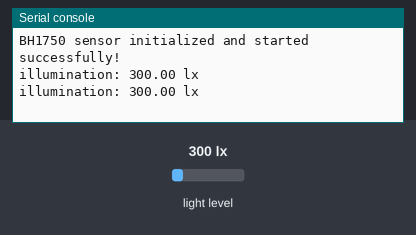
Recording of a program running on a simulated ESP32 board running MicroPython. On the bench: the last lines printed to the serial console. The test bench sets the inputs (shaded band); at power-on: light level 300 lx.

Above: at 1.3 s.
1.4 s: light level set to 40 lx
At 2.7 s:
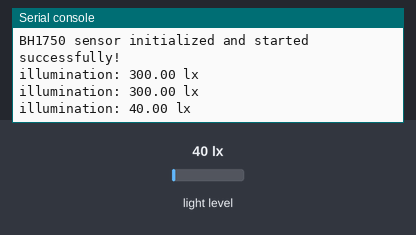
2.9 s: light level set to 500 lx
At 3.9 s:
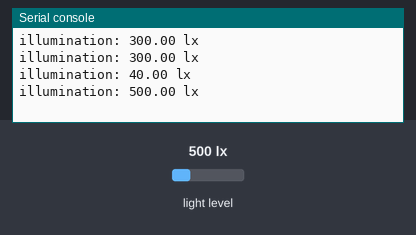
Timing chart, 0 to 5.9 s (numbered marks = the images above; inputs shaded):
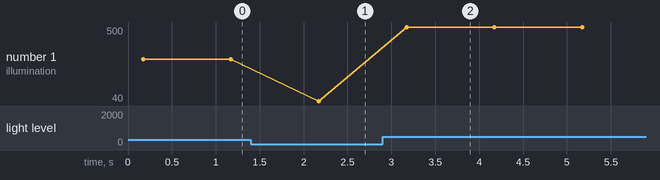

The program:

bh1750.py
```python
import time

from machine import I2C, Pin

from sensors.sensor import Sensor

# Define constants for each operating mode
CONT_H_RES_MODE = 0x10  # Continuous high resolution mode (1 lx)
CONT_H_RES_MODE2 = 0x11  # Continuous high resolution mode 2 (0.5 lx)
CONT_L_RES_MODE = 0x13  # Continuous low resolution mode (4 lx)
ONE_TIME_H_RES_MODE = 0x20  # One-time high resolution mode (1 lx)
ONE_TIME_H_RES_MODE2 = 0x21  # One-time high resolution mode 2 (0.5 lx)
ONE_TIME_L_RES_MODE = 0x23  # One-time low resolution mode (4 lx)


class BH1750(Sensor):
    """BH1750 ambient light sensor driver based on MicroPython I2C.
    Reference document: bh1750fvi-e-186247.pdf

    Inherits from Sensor base class to provide a standardized interface.
    """

    PWR_DOWN = 0x00
    PWR_ON = 0x01
    RESET = 0x07

    def __init__(self, i2c: I2C, address=0x23, mode=CONT_H_RES_MODE):
        # Initialize the base class
        super().__init__(i2c, "BH1750", address=address)
        self._mode = mode
        self._measurement_accuracy = 1.0  # Default factor is 1.0, can be adjusted according to actual calibration if needed

    def start(self):
        """Initialize the BH1750 sensor"""
        self.power(True)
        self.reset()
        self.set_mode(self._mode)
        return True

    def read(self):
        """Read sensor data and return as dictionary"""
        lux = self.read_light()
        if lux >= 0:
            self.data = {'illumination': lux}
        return self.data

    @staticmethod
    def display(data):
        if not data:
            return "BH1750 Light Sensor: No data available"

        result = "BH1750 Light Sensor:\n"
        if 'illumination' in data:
            result += f"  illumination: {data['illumination']:.2f} lx"

        return result

    def stop(self):
        self.power_down()

    def read_data(self):
        lux = self.read_light()
        self.data = {"illumination": lux}
        return self.data

    def power(self, on: bool = True):
        """Enable or disable sensor power"""
        cmd = self.PWR_ON if on else self.PWR_DOWN
        self._send_cmd(cmd)
        # According to the datasheet, it's recommended to wait at least 10ms after Power On
        time.sleep_ms(10)

    def reset(self):
        """Reset the sensor, only effective when powered on"""
        self._send_cmd(self.RESET)
        # Datasheet recommends waiting more than 10ms after reset
        time.sleep_ms(10)

    def set_mode(self, mode=None):
        """Set sensor measurement mode, available modes are defined by constants"""
        if mode is not None:
            self._mode = mode
        self._send_cmd(self._mode)
        # For continuous high resolution modes, it's recommended to wait about 150ms after the first sampling
        if self._mode in (CONT_H_RES_MODE, CONT_H_RES_MODE2):
            time.sleep_ms(150)
        elif self._mode in (CONT_L_RES_MODE,):
            time.sleep_ms(20)
        # If using one-time mode, measurement needs to be triggered again after calling

    def _send_cmd(self, cmd: int):
        try:
            self.i2c.writeto(self.address, bytes([cmd]))
        except Exception as e:
            print(f"[ERROR] {self.name} error sending command: {e}")

    def read_light(self) -> float:
        """Read sensor data and calculate light intensity (unit: lux)
        Conversion formula from datasheet: lux = (measured value) / 1.2 / measurement_accuracy
        """
        try:
            raw = self.i2c.readfrom(self.address, 2)
            raw_val = (raw[0] << 8) | raw[1]
            lux = raw_val / 1.2 / self._measurement_accuracy
            return lux
        except Exception as e:
            print(f"[ERROR] {self.name} error reading light level: {e}")
            return -1.0

    @property
    def measurement_accuracy(self):
        return self._measurement_accuracy

    @measurement_accuracy.setter
    def measurement_accuracy(self, val: float):
        if not 0.96 <= val <= 1.44:
            raise ValueError("Accuracy must be between 0.96 and 1.44")
        self._measurement_accuracy = val

    def power_down(self):
        """Turn off the sensor to reduce power consumption"""
        self.power(False)


def main():
    i2c = I2C(0, scl=Pin(22), sda=Pin(21))

    sensor = BH1750(i2c, mode=CONT_H_RES_MODE)

    sensor.start()  # Start a background reading task

    print("BH1750 sensor initialized and started successfully!")

    try:
        while True:
            data = sensor.read_data()
            if data:
                print(f"illumination: {data['illumination']:.2f} lx")
            else:
                print("Failed to read sensor data.")
            # Polling interval can be set according to actual needs
            time.sleep(1)
    except KeyboardInterrupt:
        sensor.stop()
        print("Sensor stopped.")


if __name__ == "__main__":
    main()
```

sensor.py
```python
"""I483 - Kadai1 - XU Pengfei(2510082)
Simplified Sensor Base Class"""


class Sensor:
    """Sensor Abstract Base Class

    Defines common interfaces for all sensors
    """

    def __init__(self, i2c, name, address=None):
        self.i2c = i2c
        self.name = name
        self.address = address
        self.data = {}

    def start(self):
        raise NotImplementedError("Subclasses must implement start()")

    def stop(self):
        raise NotImplementedError("Subclasses must implement stop()")

    def read(self):
        print(f"[ERROR] {self.name} read() method not implemented")
        raise NotImplementedError("Subclasses must implement read()")

    @staticmethod
    def display(data: dict) -> str:
        pass
```

Measured:
- after the input at 1.4 s, the serial console: prints a new line after 0.77 s (image 1)
- after the input at 2.9 s, the serial console: prints a new line after 0.27 s (image 2)
- plotted number 1: 300 → 40 after the input at 1.4 s, 40 → 500 after the input at 2.9 s
